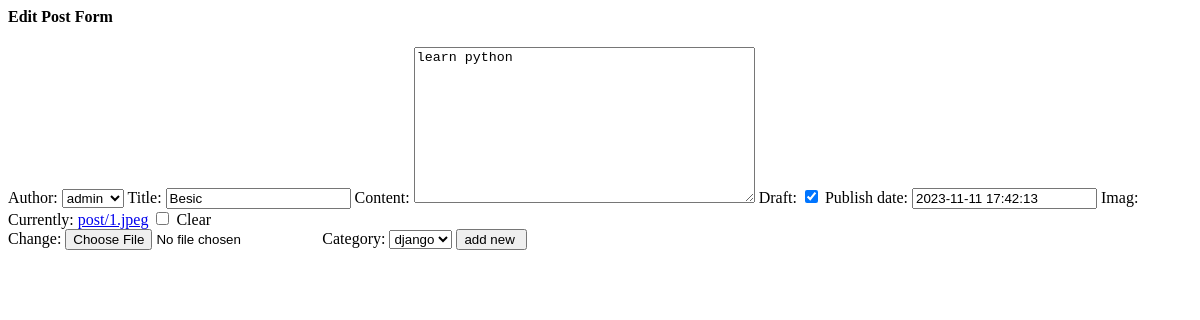
Page /posts/1/edit on the earlier database version.
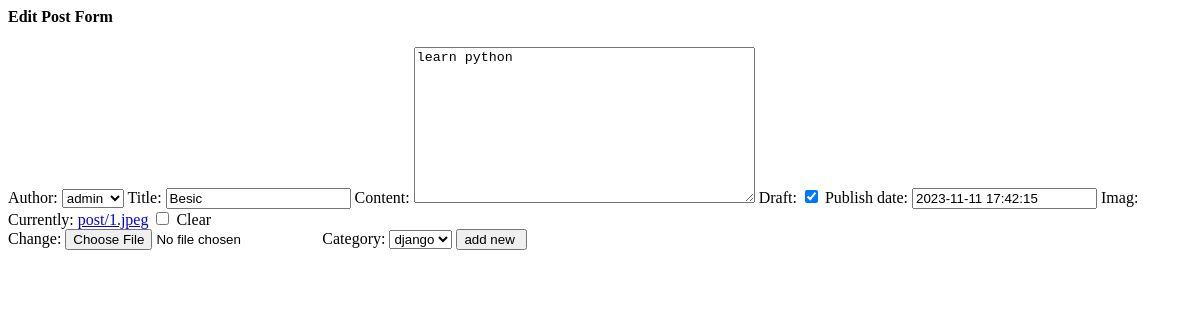
Same page on the later database version.
### posts/models.py (models this page shows, shortened)
class Post(models.Model):
    author = models.ForeignKey(User,related_name='post_author',on_delete=models.CASCADE)
    title = models.CharField(max_length=100)
    content = models.TextField(max_length=20000)
    draft = models.BooleanField(default=True)
    publish_date= models.DateTimeField(default = timezone.now)
    tags = TaggableManager()
    imag=models.ImageField(upload_to='post',null=True,blank=True)
    category=models.ForeignKey('Category',related_name='post_category',on_delete=models.SET_NULL,null=True)

### posts/views.py (the view)
# urls.py: path('posts/<int:pk>/edit',EditPost.as_view()),
class EditPost(UpdateView):
    model= Post
    fields='__all__'
    success_url='/posts/'
    template_name ='posts/edit.html'

### posts/models.py (called while the page is built)
    def __str__(self):
        return self.name

### posts/templates/posts/edit.html (shortened to what this page needs)
<h4>Edit Post Form</h4>
<form method="post" enctype ='multipart/form-data'>
    {{form}}
    <input type="submit" value="add new ">
</form>

Differences in the rows shown:
changed Post "admin": publish_date "2023-11-11 17:42:13" → "2023-11-11 17:42:15"
